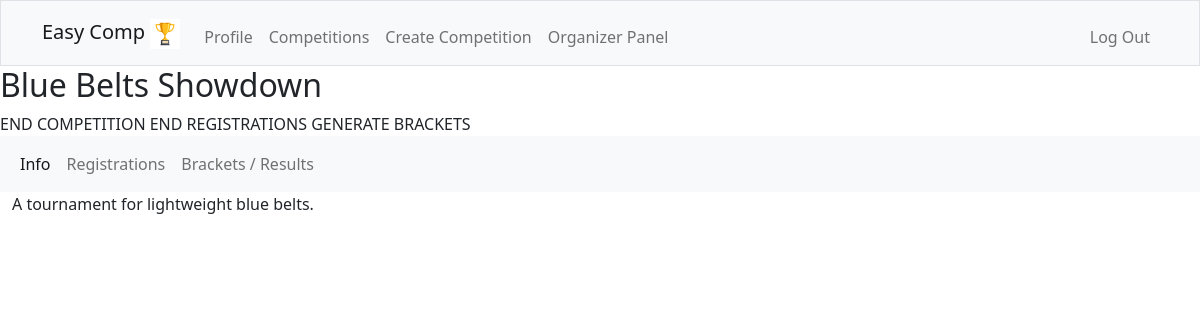
The app's page /yourcompetition/Blue Belts Showdown (signed in) with its own data.
### tables this page shows
CREATE TABLE competitions (
    id INTEGER NOT NULL,
    name TEXT NOT NULL UNIQUE,
    info TEXT NOT NULL,
    format TEXT NOT NULL,
    organizer_id INTEGER NOT NULL,
    PRIMARY KEY(id),
    FOREIGN KEY(organizer_id) REFERENCES users(id)
);

### app.py (the view)
@app.route("/yourcompetition/<name>", methods=["GET"])
@login_required
def yourcompetition(name):
    rows = db.execute("SELECT DISTINCT id FROM competitions WHERE name = ?", name)
    comp_id = rows[0]["id"]
    rows = db.execute("SELECT DISTINCT info FROM competitions WHERE id = ?", comp_id)
    info = rows[0]["info"]
    return render_template("yourcompetition.html", info=info, name=name)

### app.py (called while the page is built)
@app.after_request
def after_request(response):
    response.headers["Cache-Control"] = "no-cache, no-store, must-revalidate"
    response.headers["Expires"] = 0
    response.headers["Pragma"] = "no-cache"
    return response

### helpers.py (called while the page is built)
def login_required(f):
    @wraps(f)
    def decorated_function(*args, **kwargs):
        if session.get("user_id") is None:
            return redirect("/login")
        return f(*args, **kwargs)
    return decorated_function

### templates/yourcompetition.html (shortened to what this page needs)
{% extends "layout.html" %}
{% block main %}
<h2>{{ name }}</h2>
END COMPETITION
END REGISTRATIONS
GENERATE BRACKETS
<nav class="navbar navbar-expand-lg navbar-light bg-light">
    <div class="container-fluid">
      <div class="collapse navbar-collapse" id="navbarNavAltMarkup">
        <div class="navbar-nav">
          <a class="nav-link active" aria-current="page" href="/yourcompetition/{{ name }}">Info</a>
          <a class="nav-link" href="/yourcompregistrations/{{ name }}">Registrations</a>
          <a class="nav-link" href="/yourcompbrackets/{{ name }}">Brackets / Results</a>
        </div>
      </div>
    </div>
  </nav>
  <div class="container-fluid">
    <p>{{ info }}</p>
  </div>
{% endblock %}

### records on screen
competitions: name "Blue Belts Showdown", info "A tournament for lightweight blue belts."
